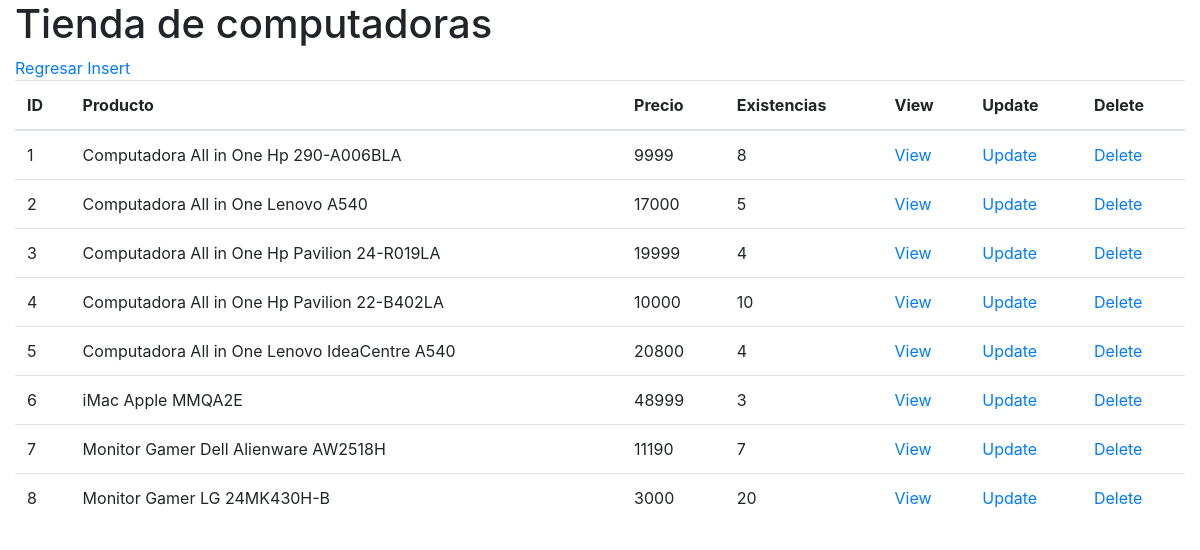
The app's page /productos/index.php with its own data.
### tables this page shows
CREATE TABLE PRODUCTOS(
    id_producto integer PRIMARY KEY autoincrement,
    producto varchar(50) not null,
    precio decimal (10,0),
    existencias integer
);

### productos/db/db_list.php (the view)
<?php
    $db = new SQLite3("../tienda.db");
    $resultado = $db->query("SELECT * from PRODUCTOS;");
    $table = "
        <table class='table'>
            <thead>
            <tr>
                <th>ID</th>
                <th>Producto</th>
                <th>Precio</th>
                <th>Existencias</th>
                <th>View</th>
                <th>Update</th>
                <th>Delete</th>
            </tr>
            </thead>
            ";
    print($table);
    while ($row = $resultado->fetchArray()) {
        $id_producto = $row['id_producto'];
        $producto = $row['producto'];
        $precio = $row['precio'];
        $existencias = $row['existencias'];
        $table = "
            <tr>
                <td>$id_producto</td>
                <td>$producto</td>
                <td>$precio</td>
                <td>$existencias</td>
                <td><a href='view.php?id_producto=$id_producto'>View</a></td>
                <td><a href='update.php?id_producto=$id_producto'>Update</a></td>
                <td><a href='delete.php?id_producto=$id_producto'>Delete</a></td>
            </tr>
        ";
        print($table);
    }
    print("</table>");
?>

### records on screen
productos: id_producto "1", producto "Computadora All in One Hp 290-A006BLA", precio "9999", existencias "8"
productos: id_producto "2", producto "Computadora All in One Lenovo A540", precio "17000", existencias "5"
productos: id_producto "3", producto "Computadora All in One Hp Pavilion 24-R019LA", precio "19999", existencias "4"
productos: id_producto "4", producto "Computadora All in One Hp Pavilion 22-B402LA", precio "10000", existencias "10"
productos: id_producto "5", producto "Computadora All in One Lenovo IdeaCentre A540", precio "20800", existencias "4"
productos: id_producto "6", producto "iMac Apple MMQA2E", precio "48999", existencias "3"
productos: id_producto "7", producto "Monitor Gamer Dell Alienware AW2518H", precio "11190", existencias "7"
productos: id_producto "8", producto "Monitor Gamer LG 24MK430H-B", precio "3000", existencias "20"
